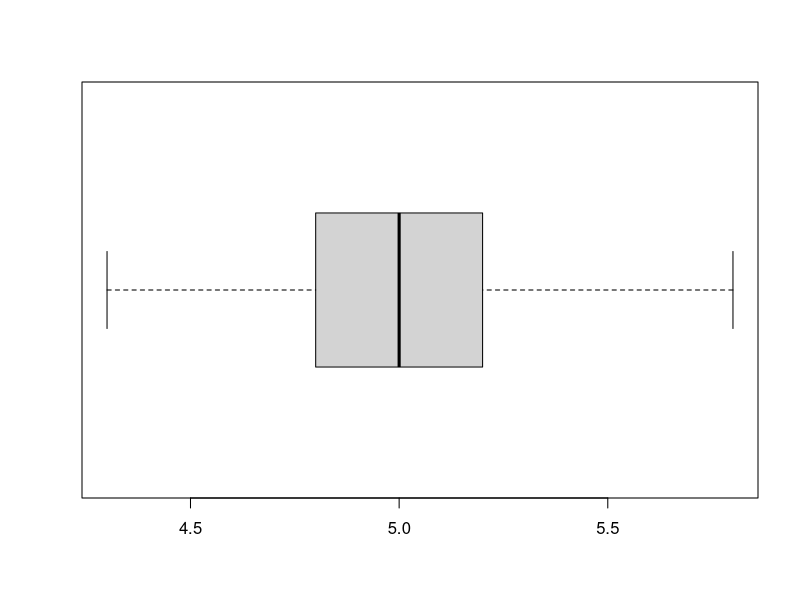
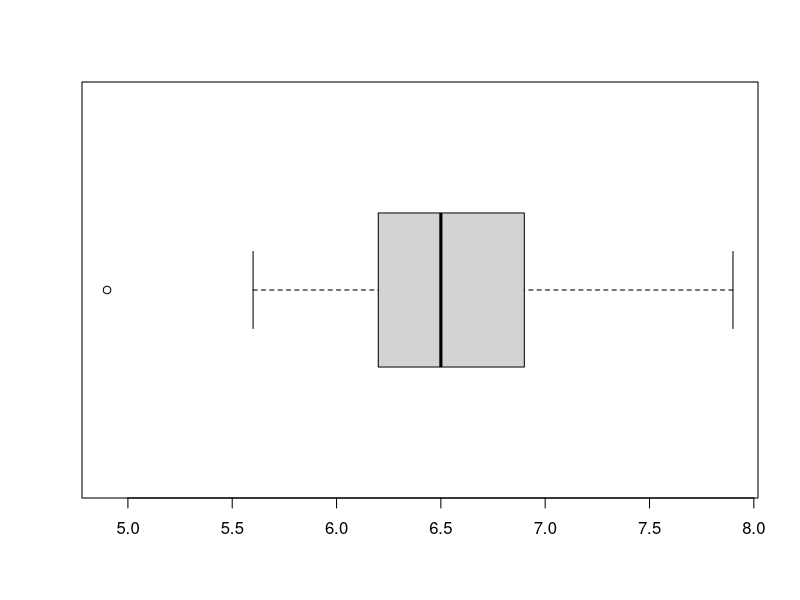
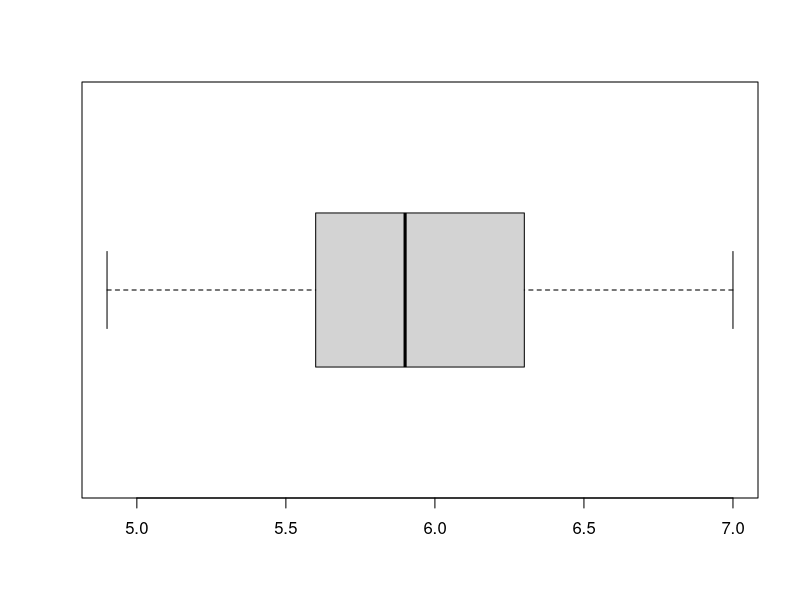
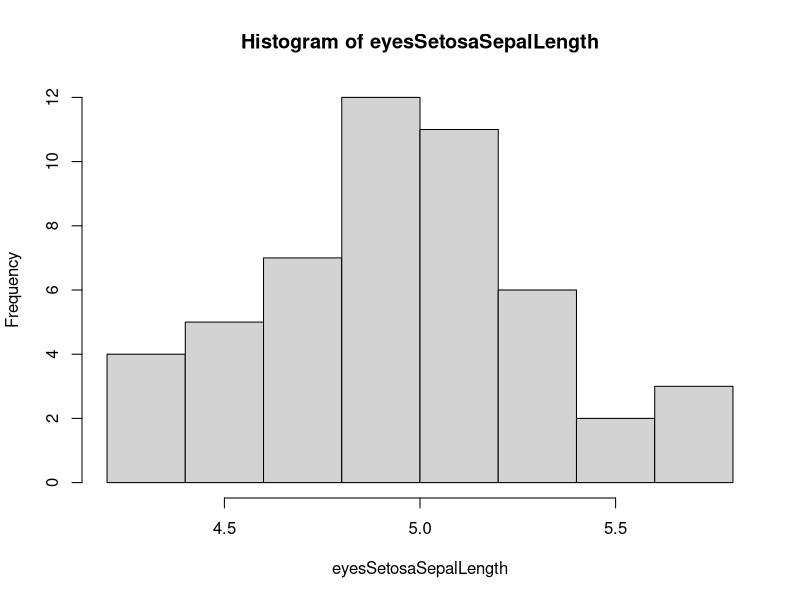
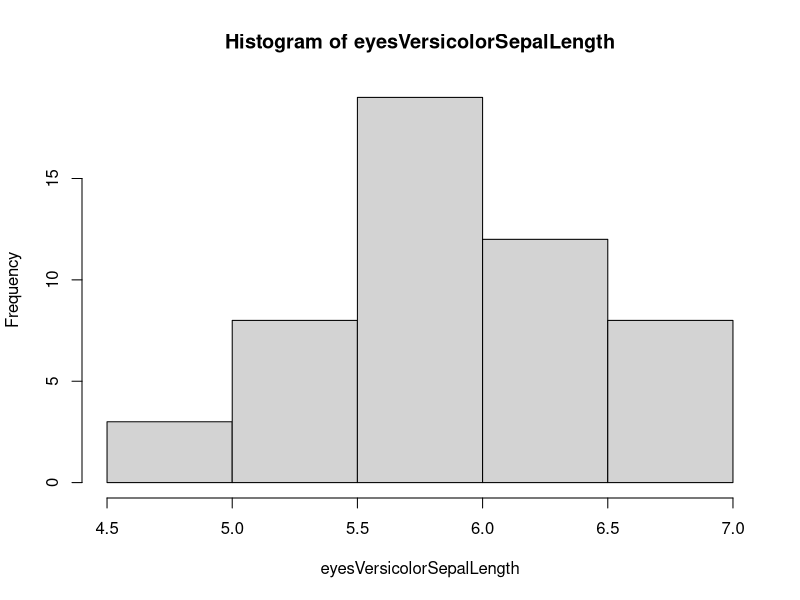
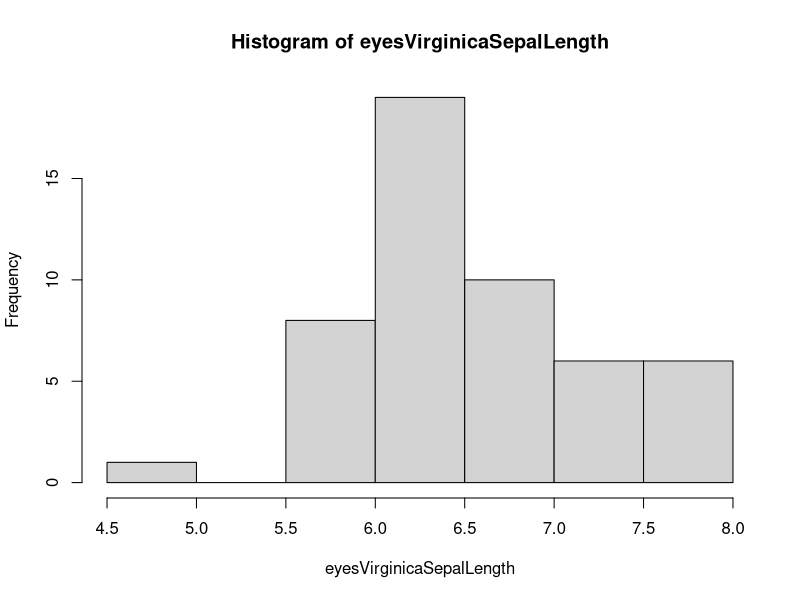
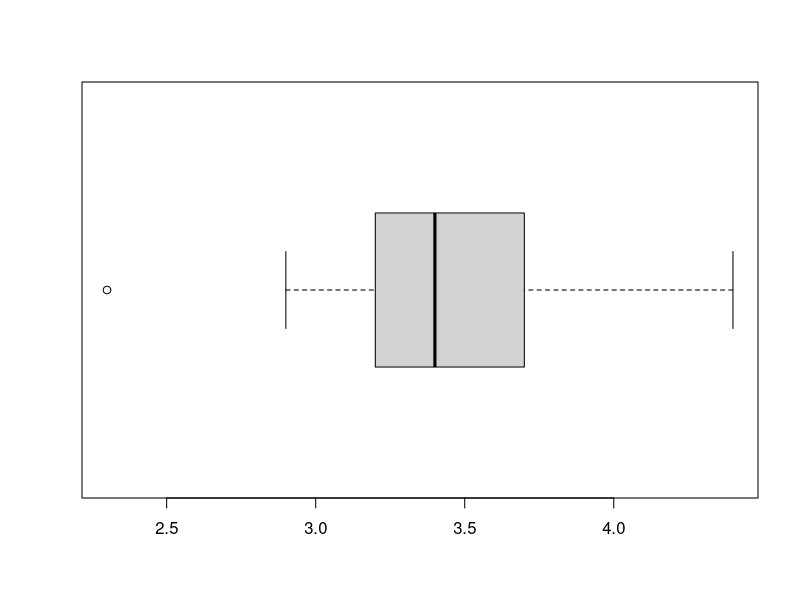
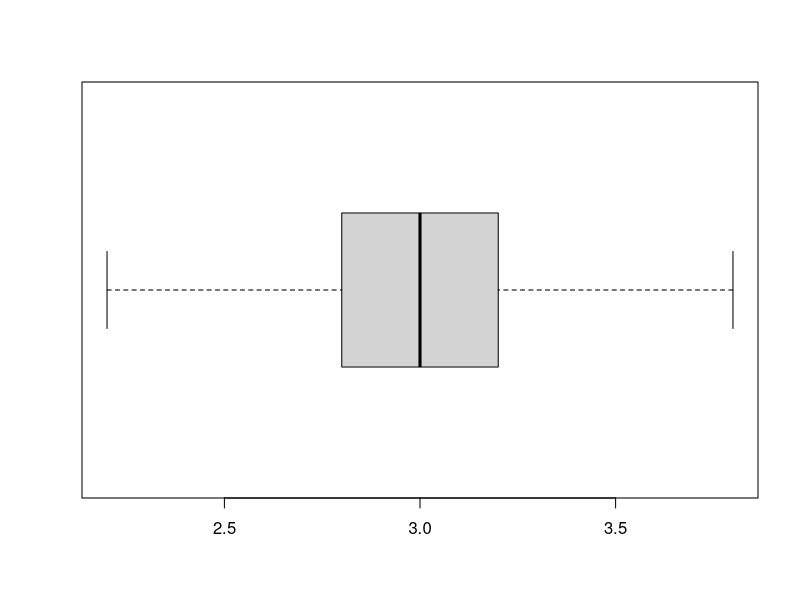

Source code (R) for these figures, in order:
data("iris")
iris

eyesSetosa <- iris[iris$Species=="setosa", ]
eyesSetosaSepalLength <- eyesSetosa$Sepal.Length

eyesVirginica <- iris[iris$Species=="virginica", ]
eyesVirginicaSepalLength <- eyesVirginica$Sepal.Length

eyesVersicolor <- iris[iris$Species=="versicolor", ]
eyesVersicolorSepalLength <- eyesVersicolor$Sepal.Length


# We will now apply summary function for each set of eye species. This will give us bsic statistics 
# position, such as the minimum, maximum, median and mean plus the other 2 quartiles.
sumSetosa <- summary(eyesSetosaSepalLength)

sumVirginica <- summary(eyesVirginicaSepalLength)

sumVersicolor <- summary(eyesVersicolorSepalLength)


# For basic dispertion statistics, we will check standard deviation, variance, interquartial range 
# and range. Also, the boxplots will help in this analisys.

sd(eyesSetosaSepalLength)
var(eyesSetosaSepalLength)
iqrSetosa <- IQR(eyesSetosaSepalLength)
range(eyesSetosaSepalLength)
boxplot(eyesSetosaSepalLength, horizontal = T)

sd(eyesVirginicaSepalLength)
var(eyesVirginicaSepalLength)
iqrVirginica <- IQR(eyesVirginicaSepalLength)
range(eyesVirginicaSepalLength)
boxplot(eyesVirginicaSepalLength, horizontal = T)

sd(eyesVersicolorSepalLength)
var(eyesVersicolorSepalLength)
iqrVersicolor <- IQR(eyesVersicolorSepalLength)
range(eyesVersicolorSepalLength)
boxplot(eyesVersicolorSepalLength, horizontal = T)

#histograms of each sample

hist(eyesSetosaSepalLength)
# From the histogram we get that most values are centered around 5, and that there are no outliers.

hist(eyesVersicolorSepalLength)
# From the histogram we get that most of the results are plced between 5.5 and 6.0, and that there are
# no outliers.

hist(eyesVirginicaSepalLength)
# From the histogram we get that most of the results are placed between 6 and 6.5 and that we hve one 
# outliers between 4.5 and 5


# In order to detect outliers, we will need the vlues of IQR and Q1 and Q3, in order to compute the 
# margins from which outliers start.
lbSetosa <- sumSetosa[2] - (3/2)*iqrSetosa
rbSetosa <- sumSetosa[5] + (3/2)*iqrSetosa
outlierSetosa <- eyesSetosaSepalLength[eyesSetosaSepalLength <= lbSetosa | eyesSetosaSepalLength >= rbSetosa]
outlierSetosa
#This means setosa has no outliers

lbVersicolor <- sumVersicolor[2] - (3/2)*iqrVersicolor
rbVersicolor <- sumVersicolor[5] + (3/2)*iqrVersicolor
outlierVersicolor <- eyesVersicolorSepalLength[eyesVersicolorSepalLength <= lbVersicolor | eyesVersicolorSepalLength >= rbVersicolor]
outlierVersicolor
#This means Versicolor has no outliers

lbVirginica <- sumVirginica[2] - (3/2)*iqrVirginica
lbVirginica
rbVirginica <- sumVirginica[5] + (3/2)*iqrVirginica
outlierVirginica <- eyesVirginicaSepalLength[eyesVirginicaSepalLength <= lbVirginica | eyesVirginicaSepalLength >= rbVirginica]
outlierVirginica
#This means Virginica has one outlier, 4.9 


#To answer the final question, let's reprint the summary statistics, removing outlier from Virginica Set
sumSetosa
summary(eyesVirginicaSepalLength[eyesVirginicaSepalLength > lbVirginica])
sumVersicolor

#It is clear that species Virginic has the highest value of sepal length

#Now, for comparing width

eyesSetosa <- iris[iris$Species=="setosa", ]
eyesSetosaSepalWidth <- eyesSetosa$Sepal.Width

eyesVirginica <- iris[iris$Species=="virginica", ]
eyesVirginicaSepalWidth <- eyesVirginica$Sepal.Width

eyesVersicolor <- iris[iris$Species=="versicolor", ]
eyesVersicolorSepalWidth <- eyesVersicolor$Sepal.Width


# We will now apply summary function for each set of eye species. This will give us bsic statistics 
# position, such as the minimum, maximum, median and mean plus the other 2 quartiles.
sumSetosa <- summary(eyesSetosaSepalWidth)

sumVirginica <- summary(eyesVirginicaSepalWidth)

sumVersicolor <- summary(eyesVersicolorSepalWidth)


# For basic dispertion statistics, we will check standard deviation, variance, interquartial range 
# and range. Also, the boxplots will help in this analisys.

sd(eyesSetosaSepalWidth)
var(eyesSetosaSepalWidth)
iqrSetosa <- IQR(eyesSetosaSepalWidth)
range(eyesSetosaSepalWidth)
boxplot(eyesSetosaSepalWidth, horizontal = T)

sd(eyesVirginicaSepalWidth)
var(eyesVirginicaSepalWidth)
iqrVirginica <- IQR(eyesVirginicaSepalWidth)
range(eyesVirginicaSepalWidth)
boxplot(eyesVirginicaSepalWidth, horizontal = T)

sd(eyesVersicolorSepalWidth)
var(eyesVersicolorSepalWidth)
iqrVersicolor <- IQR(eyesVersicolorSepalWidth)
range(eyesVersicolorSepalWidth)
boxplot(eyesVersicolorSepalWidth, horizontal = T)

#histograms of each sample

hist(eyesSetosaSepalWidth)
# From the histogram we get that most values are between 3.0 and 3.5, and we only have one measurement for lower than 2.5.

hist(eyesVersicolorSepalWidth)
# From the histogram we get that most of the results are plced between 2.8 and 3.0, and that there are
# no outliers.

hist(eyesVirginicaSepalWidth)
# From the histogram we get that most of the results are placed between 2.5 and 3 and that we hve one a few observations bigger.


# In order to detect outliers, we will need the vlues of IQR and Q1 and Q3, in order to compute the 
# margins from which outliers start.
lbSetosa <- sumSetosa[2] - (3/2)*iqrSetosa
rbSetosa <- sumSetosa[5] + (3/2)*iqrSetosa
outlierSetosa <- eyesSetosaSepalWidth[eyesSetosaSepalWidth <= lbSetosa | eyesSetosaSepalWidth >= rbSetosa]
outlierSetosa
#This means setosa has 2 outliers, 2.3 and 4.4

lbVersicolor <- sumVersicolor[2] - (3/2)*iqrVersicolor
rbVersicolor <- sumVersicolor[5] + (3/2)*iqrVersicolor
outlierVersicolor <- eyesVersicolorSepalWidth[eyesVersicolorSepalWidth <= lbVersicolor | eyesVersicolorSepalWidth >= rbVersicolor]
outlierVersicolor
#This means Versicolor has no outliers

lbVirginica <- sumVirginica[2] - (3/2)*iqrVirginica
rbVirginica <- sumVirginica[5] + (3/2)*iqrVirginica
outlierVirginica <- eyesVirginicaSepalWidth[eyesVirginicaSepalWidth <= lbVirginica | eyesVirginicaSepalWidth >= rbVirginica]
outlierVirginica
#This means Virginica has 3 outliers, 2.2, 3.8 twice


#To answer the final question, let's reprint the summary statistics, removing outlier from required Sets
summary(eyesSetosaSepalWidth[eyesSetosaSepalWidth > lbSetosa | eyesSetosaSepalWidth < rbSetosa])
summary(eyesVirginicaSepalWidth[eyesVirginicaSepalWidth > lbVirginica | eyesVirginicaSepalWidth < rbVirginica])
sumVersicolor

#It is clear that species Setosa has the highest value of sepal Width

# The answer for question 2 is no, since species are different for length and width.

numberSetosa <- length(eyesSetosaSepalLength)
numberVirginica <- length(eyesVirginicaSepalLength)
numberVersicolor <- length(eyesVersicolorSepalLength)

numberObservtions <- c(numberSetosa, numberVirginica, numberVersicolor)

barplot(numberObservtions, names.arg = c("Setosa", "Virginica", "Versicolor"))

#We can see that all samples (1 for each species) has 50 observations
